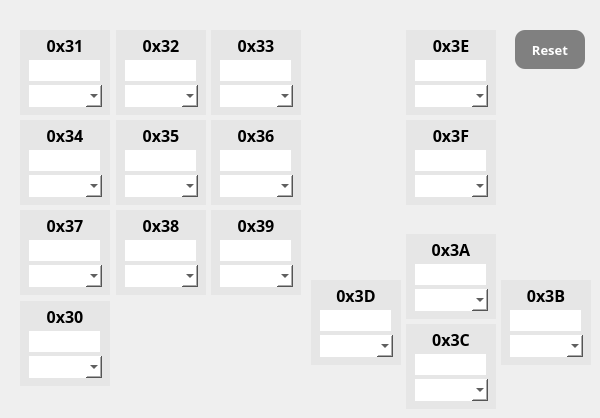
     <widget class="QWidget" name="keyset30">
      <attribute name="title">
       <string>30</string>
      </attribute>
      <widget class="QLineEdit" name="le_key3D">
       <property name="geometry">
        <rect>
         <x>320</x>
         <y>310</y>
         <width>71</width>
         <height>21</height>
        </rect>
       </property>
       <property name="styleSheet">
        <string notr="true">background-color: white;
border: none;</string>
       </property>
      </widget>
      <widget class="QLineEdit" name="le_key33">
       <property name="geometry">
        <rect>
         <x>220</x>
         <y>60</y>
         <width>71</width>
         <height>21</height>
        </rect>
       </property>
       <property name="styleSheet">
        <string notr="true">background-color: white;
border: none;</string>
       </property>
      </widget>
      <widget class="QLineEdit" name="le_key3F">
       <property name="geometry">
        <rect>
         <x>415</x>
         <y>150</y>
         <width>71</width>
         <height>21</height>
        </rect>
       </property>
       <property name="styleSheet">
        <string notr="true">background-color: white;
border: none;</string>
       </property>
      </widget>
      <widget class="QLineEdit" name="le_key37">
       <property name="geometry">
        <rect>
         <x>29</x>
         <y>240</y>
         <width>71</width>
         <height>21</height>
        </rect>
       </property>
       <property name="styleSheet">
        <string notr="true">background-color: white;
border: none;</string>
       </property>
      </widget>
      <widget class="QComboBox" name="cb_key3B">
       <property name="geometry">
        <rect>
         <x>510</x>
         <y>335</y>
         <width>73</width>
         <height>22</height>
        </rect>
       </property>
       <property name="styleSheet">
        <string notr="true">background-color: white;
border: none;
color : black;
combobox-popup : 0;</string>
       </property>
      </widget>
      <widget class="QLineEdit" name="le_key32">
       <property name="geometry">
        <rect>
         <x>125</x>
         <y>60</y>
         <width>71</width>
         <height>21</height>
        </rect>
       </property>
       <property name="styleSheet">
        <string notr="true">background-color: white;
border: none;</string>
       </property>
      </widget>
      <widget class="QPushButton" name="pb_key31">
       <property name="geometry">
        <rect>
         <x>20</x>
         <y>30</y>
         <width>90</width>
         <height>85</height>
        </rect>
       </property>
       <property name="font">
        <font>
         <family>TakaoPGothic</family>
         <pointsize>12</pointsize>
         <weight>75</weight>
         <bold>true</bold>
        </font>
       </property>
       <property name="styleSheet">
        <string notr="true">background-color: rgb(230,230,230);
border: none;
padding: 0px 0px 55px 0px;</string>
       </property>
       <property name="text">
        <string>0x31</string>
       </property>
      </widget>
      <widget class="QLineEdit" name="le_key3B">
       <property name="geometry">
        <rect>
         <x>510</x>
         <y>310</y>
         <width>71</width>
         <height>21</height>
        </rect>
       </property>
       <property name="styleSheet">
        <string notr="true">background-color: white;
border: none;</string>
       </property>
      </widget>
      <widget class="QPushButton" name="pb_key3E">
       <property name="geometry">
        <rect>
         <x>406</x>
         <y>30</y>
         <width>90</width>
         <height>85</height>
        </rect>
       </property>
       <property name="font">
        <font>
         <family>TakaoPGothic</family>
         <pointsize>12</pointsize>
         <weight>75</weight>
         <bold>true</bold>
        </font>
       </property>
       <property name="styleSheet">
        <string notr="true">background-color: rgb(230,230,230);
border: none;
padding: 0px 0px 55px 0px;</string>
       </property>
       <property name="text">
        <string>0x3E</string>
       </property>
      </widget>
      <widget class="QPushButton" name="pb_key32">
       <property name="geometry">
        <rect>
         <x>116</x>
         <y>30</y>
         <width>90</width>
         <height>85</height>
        </rect>
       </property>
       <property name="font">
        <font>
         <family>TakaoPGothic</family>
         <pointsize>12</pointsize>
         <weight>75</weight>
         <bold>true</bold>
        </font>
       </property>
       <property name="styleSheet">
        <string notr="true">background-color: rgb(230,230,230);
border: none;
padding: 0px 0px 55px 0px;</string>
       </property>
       <property name="text">
        <string>0x32</string>
       </property>
      </widget>
      <widget class="QPushButton" name="pb_key30">
       <property name="geometry">
        <rect>
         <x>20</x>
         <y>301</y>
         <width>90</width>
         <height>85</height>
        </rect>
       </property>
       <property name="font">
        <font>
         <family>TakaoPGothic</family>
         <pointsize>12</pointsize>
         <weight>75</weight>
         <bold>true</bold>
        </font>
       </property>
       <property name="styleSheet">
        <string notr="true">background-color: rgb(230,230,230);
border: none;
padding: 0px 0px 55px 0px;</string>
       </property>
       <property name="text">
        <string>0x30</string>
       </property>
      </widget>
      <widget class="QPushButton" name="pb_key38">
       <property name="geometry">
        <rect>
         <x>116</x>
         <y>210</y>
         <width>90</width>
         <height>85</height>
        </rect>
       </property>
       <property name="font">
        <font>
         <family>TakaoPGothic</family>
         <pointsize>12</pointsize>
         <weight>75</weight>
         <bold>true</bold>
        </font>
       </property>
       <property name="styleSheet">
        <string notr="true">background-color: rgb(230,230,230);
border: none;
padding: 0px 0px 55px 0px;</string>
       </property>
       <property name="text">
        <string>0x38</string>
       </property>
      </widget>
      <widget class="QComboBox" name="cb_key3F">
       <property name="geometry">
        <rect>
         <x>415</x>
         <y>175</y>
         <width>73</width>
         <height>22</height>
        </rect>
       </property>
       <property name="styleSheet">
        <string notr="true">background-color: white;
border: none;
color : black;
combobox-popup : 0;</string>
       </property>
      </widget>
      <widget class="QComboBox" name="cb_key3A">
       <property name="geometry">
        <rect>
         <x>415</x>
         <y>289</y>
         <width>73</width>
         <height>22</height>
        </rect>
       </property>
       <property name="styleSheet">
        <string notr="true">background-color: white;
border: none;
color : black;
combobox-popup : 0;</string>
       </property>
      </widget>
      <widget class="QPushButton" name="pb_key3C">
       <property name="geometry">
        <rect>
         <x>406</x>
         <y>324</y>
         <width>90</width>
         <height>85</height>
        </rect>
       </property>
       <property name="font">
        <font>
         <family>TakaoPGothic</family>
         <pointsize>12</pointsize>
         <weight>75</weight>
         <bold>true</bold>
        </font>
       </property>
       <property name="styleSheet">
        <string notr="true">background-color: rgb(230,230,230);
border: none;
padding: 0px 0px 55px 0px;</string>
       </property>
       <property name="text">
        <string>0x3C</string>
       </property>
      </widget>
      <widget class="QPushButton" name="pb_key3B">
       <property name="geometry">
        <rect>
         <x>501</x>
         <y>280</y>
         <width>90</width>
         <height>85</height>
        </rect>
       </property>
       <property name="font">
        <font>
         <family>TakaoPGothic</family>
         <pointsize>12</pointsize>
         <weight>75</weight>
         <bold>true</bold>
        </font>
       </property>
       <property name="styleSheet">
        <string notr="true">background-color: rgb(230,230,230);
border: none;
padding: 0px 0px 55px 0px;</string>
       </property>
       <property name="text">
        <string>0x3B</string>
       </property>
      </widget>
      <widget class="QPushButton" name="pb_key37">
       <property name="geometry">
        <rect>
         <x>20</x>
         <y>210</y>
         <width>90</width>
         <height>85</height>
        </rect>
       </property>
       <property name="font">
        <font>
         <family>TakaoPGothic</family>
         <pointsize>12</pointsize>
         <weight>75</weight>
         <bold>true</bold>
        </font>
       </property>
       <property name="styleSheet">
        <string notr="true">background-color: rgb(230,230,230);
border: none;
padding: 0px 0px 55px 0px;</string>
       </property>
       <property name="text">
        <string>0x37</string>
       </property>
      </widget>
      <widget class="QLineEdit" name="le_key38">
       <property name="geometry">
        <rect>
         <x>125</x>
         <y>240</y>
         <width>71</width>
         <height>21</height>
        </rect>
       </property>
       <property name="styleSheet">
        <string notr="true">background-color: white;
border: none;</string>
       </property>
      </widget>
      <widget class="QLineEdit" name="le_key35">
       <property name="geometry">
        <rect>
         <x>125</x>
         <y>150</y>
         <width>71</width>
         <height>21</height>
        </rect>
       </property>
       <property name="styleSheet">
        <string notr="true">background-color: white;
border: none;</string>
       </property>
      </widget>
      <widget class="QLineEdit" name="le_key39">
       <property name="geometry">
        <rect>
         <x>220</x>
         <y>240</y>
         <width>71</width>
         <height>21</height>
        </rect>
       </property>
       <property name="styleSheet">
        <string notr="true">background-color: white;
border: none;</string>
       </property>
      </widget>
      <widget class="QComboBox" name="cb_key33">
       <property name="geometry">
        <rect>
         <x>220</x>
         <y>85</y>
         <width>73</width>
         <height>22</height>
        </rect>
       </property>
       <property name="styleSheet">
        <string notr="true">background-color: white;
border: none;
color : black;
combobox-popup : 0;</string>
       </property>
      </widget>
      <widget class="QLineEdit" name="le_key36">
       <property name="geometry">
        <rect>
         <x>220</x>
         <y>150</y>
         <width>71</width>
         <height>21</height>
        </rect>
       </property>
       <property name="styleSheet">
        <string notr="true">background-color: white;
border: none;</string>
       </property>
      </widget>
      <widget class="QComboBox" name="cb_key3C">
       <property name="geometry">
        <rect>
         <x>415</x>
         <y>379</y>
         <width>73</width>
         <height>22</height>
        </rect>
       </property>
       <property name="styleSheet">
        <string notr="true">background-color: white;
border: none;
color : black;
combobox-popup : 0;</string>
       </property>
      </widget>
      <widget class="QPushButton" name="pb_key3D">
       <property name="geometry">
        <rect>
         <x>311</x>
         <y>280</y>
         <width>90</width>
         <height>85</height>
        </rect>
       </property>
       <property name="font">
        <font>
         <family>TakaoPGothic</family>
         <pointsize>12</pointsize>
         <weight>75</weight>
         <bold>true</bold>
        </font>
       </property>
       <property name="styleSheet">
        <string notr="true">background-color: rgb(230,230,230);
border: none;
padding: 0px 0px 55px 0px;</string>
       </property>
       <property name="text">
        <string>0x3D</string>
       </property>
      </widget>
      <widget class="QComboBox" name="cb_key31">
       <property name="geometry">
        <rect>
         <x>29</x>
         <y>85</y>
         <width>73</width>
         <height>22</height>
        </rect>
       </property>
       <property name="styleSheet">
        <string notr="true">background-color: white;
border: none;
color : black;
combobox-popup : 0;</string>
       </property>
      </widget>
      <widget class="QComboBox" name="cb_key37">
       <property name="geometry">
        <rect>
         <x>29</x>
         <y>265</y>
         <width>73</width>
         <height>22</height>
        </rect>
       </property>
       <property name="styleSheet">
        <string notr="true">background-color: white;
border: none;
color : black;
combobox-popup : 0;</string>
       </property>
      </widget>
      <widget class="QPushButton" name="pb_key34">
       <property name="geometry">
        <rect>
         <x>20</x>
         <y>120</y>
         <width>90</width>
         <height>85</height>
        </rect>
       </property>
       <property name="font">
        <font>
         <family>TakaoPGothic</family>
         <pointsize>12</pointsize>
         <weight>75</weight>
         <bold>true</bold>
        </font>
       </property>
       <property name="styleSheet">
        <string notr="true">background-color: rgb(230,230,230);
border: none;
padding: 0px 0px 55px 0px;</string>
       </property>
       <property name="text">
        <string>0x34</string>
       </property>
      </widget>
      <widget class="QLineEdit" name="le_key3A">
       <property name="geometry">
        <rect>
         <x>415</x>
         <y>264</y>
         <width>71</width>
         <height>21</height>
        </rect>
       </property>
       <property name="styleSheet">
        <string notr="true">background-color: white;
border: none;</string>
       </property>
      </widget>
      <widget class="QLineEdit" name="le_key31">
       <property name="geometry">
        <rect>
         <x>29</x>
         <y>60</y>
         <width>71</width>
         <height>21</height>
        </rect>
       </property>
       <property name="styleSheet">
        <string notr="true">background-color: white;
border: none;</string>
       </property>
      </widget>
      <widget class="QComboBox" name="cb_key30">
       <property name="geometry">
        <rect>
         <x>29</x>
         <y>356</y>
         <width>73</width>
         <height>22</height>
        </rect>
       </property>
       <property name="styleSheet">
        <string notr="true">background-color: white;
border: none;
color : black;
combobox-popup : 0;</string>
       </property>
      </widget>
      <widget class="QPushButton" name="pb_key36">
       <property name="geometry">
        <rect>
         <x>211</x>
         <y>120</y>
         <width>90</width>
         <height>85</height>
        </rect>
       </property>
       <property name="font">
        <font>
         <family>TakaoPGothic</family>
         <pointsize>12</pointsize>
         <weight>75</weight>
         <bold>true</bold>
        </font>
       </property>
       <property name="styleSheet">
        <string notr="true">background-color: rgb(230,230,230);
border: none;
padding: 0px 0px 55px 0px;</string>
       </property>
       <property name="text">
        <string>0x36</string>
       </property>
      </widget>
      <widget class="QComboBox" name="cb_key35">
       <property name="geometry">
        <rect>
         <x>125</x>
         <y>175</y>
         <width>73</width>
         <height>22</height>
        </rect>
       </property>
       <property name="styleSheet">
        <string notr="true">background-color: white;
border: none;
color : black;
combobox-popup : 0;</string>
       </property>
      </widget>
      <widget class="QPushButton" name="pb_key33">
       <property name="geometry">
        <rect>
         <x>211</x>
         <y>30</y>
         <width>90</width>
         <height>85</height>
        </rect>
       </property>
       <property name="font">
        <font>
         <family>TakaoPGothic</family>
         <pointsize>12</pointsize>
         <weight>75</weight>
         <bold>true</bold>
        </font>
       </property>
       <property name="styleSheet">
        <string notr="true">background-color: rgb(230,230,230);
border: none;
padding: 0px 0px 55px 0px;</string>
       </property>
       <property name="text">
        <string>0x33</string>
       </property>
      </widget>
      <widget class="QPushButton" name="pb_reset_keyset30">
       <property name="geometry">
        <rect>
         <x>515</x>
         <y>30</y>
         <width>70</width>
         <height>39</height>
        </rect>
       </property>
       <property name="font">
        <font>
         <family>TakaoPGothic</family>
         <pointsize>10</pointsize>
         <weight>75</weight>
         <bold>true</bold>
        </font>
       </property>
       <property name="styleSheet">
        <string notr="true">QPushButton{
	background-color: grey;
    border-radius: 10px;
	color: white
   }</string>
       </property>
       <property name="text">
        <string>Reset</string>
       </property>
      </widget>
      <widget class="QComboBox" name="cb_key3E">
       <property name="geometry">
        <rect>
         <x>415</x>
         <y>85</y>
         <width>73</width>
         <height>22</height>
        </rect>
       </property>
       <property name="styleSheet">
        <string notr="true">background-color: white;
border: none;
color : black;
combobox-popup : 0;</string>
       </property>
      </widget>
      <widget class="QComboBox" name="cb_key32">
       <property name="geometry">
        <rect>
         <x>125</x>
         <y>85</y>
         <width>73</width>
         <height>22</height>
        </rect>
       </property>
       <property name="styleSheet">
        <string notr="true">background-color: white;
border: none;
color : black;
combobox-popup : 0;</string>
       </property>
      </widget>
      <widget class="QComboBox" name="cb_key38">
       <property name="geometry">
        <rect>
         <x>125</x>
         <y>265</y>
         <width>73</width>
         <height>22</height>
        </rect>
       </property>
       <property name="styleSheet">
        <string notr="true">background-color: white;
border: none;
color : black;
combobox-popup : 0;</string>
       </property>
      </widget>
      <widget class="QPushButton" name="pb_key3F">
       <property name="geometry">
        <rect>
         <x>406</x>
         <y>120</y>
         <width>90</width>
         <height>85</height>
        </rect>
       </property>
       <property name="font">
        <font>
         <family>TakaoPGothic</family>
         <pointsize>12</pointsize>
         <weight>75</weight>
         <bold>true</bold>
        </font>
       </property>
       <property name="styleSheet">
        <string notr="true">background-color: rgb(230,230,230);
border: none;
padding: 0px 0px 55px 0px;</string>
       </property>
       <property name="text">
        <string>0x3F</string>
       </property>
      </widget>
      <widget class="QLineEdit" name="le_key30">
       <property name="geometry">
        <rect>
         <x>29</x>
         <y>331</y>
         <width>71</width>
         <height>21</height>
        </rect>
       </property>
       <property name="styleSheet">
        <string notr="true">background-color: white;
border: none;</string>
       </property>
      </widget>
      <widget class="QPushButton" name="pb_key35">
       <property name="geometry">
        <rect>
         <x>116</x>
         <y>120</y>
         <width>90</width>
         <height>85</height>
        </rect>
       </property>
       <property name="font">
        <font>
         <family>TakaoPGothic</family>
         <pointsize>12</pointsize>
         <weight>75</weight>
         <bold>true</bold>
        </font>
       </property>
       <property name="styleSheet">
        <string notr="true">background-color: rgb(230,230,230);
border: none;
padding: 0px 0px 55px 0px;</string>
       </property>
       <property name="text">
        <string>0x35</string>
       </property>
      </widget>
      <widget class="QLineEdit" name="le_key3C">
       <property name="geometry">
        <rect>
         <x>415</x>
         <y>354</y>
         <width>71</width>
         <height>21</height>
        </rect>
       </property>
       <property name="styleSheet">
        <string notr="true">background-color: white;
border: none;</string>
       </property>
      </widget>
      <widget class="QPushButton" name="pb_key39">
       <property name="geometry">
        <rect>
         <x>211</x>
         <y>210</y>
         <width>90</width>
         <height>85</height>
        </rect>
       </property>
       <property name="font">
        <font>
         <family>TakaoPGothic</family>
         <pointsize>12</pointsize>
         <weight>75</weight>
         <bold>true</bold>
        </font>
       </property>
       <property name="styleSheet">
        <string notr="true">background-color: rgb(230,230,230);
border: none;
padding: 0px 0px 55px 0px;</string>
       </property>
       <property name="text">
        <string>0x39</string>
       </property>
      </widget>
      <widget class="QComboBox" name="cb_key34">
       <property name="geometry">
        <rect>
         <x>29</x>
         <y>175</y>
         <width>73</width>
         <height>22</height>
        </rect>
       </property>
       <property name="styleSheet">
        <string notr="true">background-color: white;
border: none;
color : black;
combobox-popup : 0;</string>
       </property>
      </widget>
      <widget class="QLineEdit" name="le_key34">
       <property name="geometry">
        <rect>
         <x>29</x>
         <y>150</y>
         <width>71</width>
         <height>21</height>
        </rect>
       </property>
       <property name="styleSheet">
        <string notr="true">background-color: white;
border: none;</string>
       </property>
       <property name="text">
        <string/>
       </property>
      </widget>
      <widget class="QLineEdit" name="le_key3E">
       <property name="geometry">
        <rect>
         <x>415</x>
         <y>60</y>
         <width>71</width>
         <height>21</height>
        </rect>
       </property>
       <property name="styleSheet">
        <string notr="true">background-color: white;
border: none;</string>
       </property>
      </widget>
      <widget class="QPushButton" name="pb_key3A">
       <property name="geometry">
        <rect>
         <x>406</x>
         <y>234</y>
         <width>90</width>
         <height>85</height>
        </rect>
       </property>
       <property name="font">
        <font>
         <family>TakaoPGothic</family>
         <pointsize>12</pointsize>
         <weight>75</weight>
         <bold>true</bold>
        </font>
       </property>
       <property name="styleSheet">
        <string notr="true">background-color: rgb(230,230,230);
border: none;
padding: 0px 0px 55px 0px;</string>
       </property>
       <property name="text">
        <string>0x3A</string>
       </property>
      </widget>
      <widget class="QComboBox" name="cb_key3D">
       <property name="geometry">
        <rect>
         <x>320</x>
         <y>335</y>
         <width>73</width>
         <height>22</height>
        </rect>
       </property>
       <property name="styleSheet">
        <string notr="true">background-color: white;
border: none;
color : black;
combobox-popup : 0;</string>
       </property>
      </widget>
      <widget class="QComboBox" name="cb_key36">
       <property name="geometry">
        <rect>
         <x>220</x>
         <y>175</y>
         <width>73</width>
         <height>22</height>
        </rect>
       </property>
       <property name="styleSheet">
        <string notr="true">background-color: white;
border: none;
color : black;
combobox-popup : 0;</string>
       </property>
      </widget>
      <widget class="QComboBox" name="cb_key39">
       <property name="geometry">
        <rect>
         <x>220</x>
         <y>265</y>
         <width>73</width>
         <height>22</height>
        </rect>
       </property>
       <property name="styleSheet">
        <string notr="true">background-color: white;
border: none;
color : black;
combobox-popup : 0;</string>
       </property>
      </widget>
      <zorder>pb_key3D</zorder>
      <zorder>pb_key3B</zorder>
      <zorder>pb_key3A</zorder>
      <zorder>pb_key3F</zorder>
      <zorder>pb_key39</zorder>
      <zorder>pb_key37</zorder>
      <zorder>pb_key36</zorder>
      <zorder>pb_key35</zorder>
      <zorder>pb_key33</zorder>
      <zorder>pb_key32</zorder>
      <zorder>le_key3D</zorder>
      <zorder>le_key33</zorder>
      <zorder>le_key3F</zorder>
      <zorder>le_key37</zorder>
      <zorder>cb_key3B</zorder>
      <zorder>le_key32</zorder>
      <zorder>pb_key31</zorder>
      <zorder>le_key3B</zorder>
      <zorder>pb_key3E</zorder>
      <zorder>pb_key30</zorder>
      <zorder>pb_key38</zorder>
      <zorder>cb_key3F</zorder>
      <zorder>cb_key3A</zorder>
      <zorder>pb_key3C</zorder>
      <zorder>le_key38</zorder>
      <zorder>le_key35</zorder>
      <zorder>le_key39</zorder>
      <zorder>cb_key33</zorder>
      <zorder>le_key36</zorder>
      <zorder>cb_key3C</zorder>
      <zorder>cb_key31</zorder>
      <zorder>cb_key37</zorder>
      <zorder>pb_key34</zorder>
      <zorder>le_key3A</zorder>
      <zorder>le_key31</zorder>
      <zorder>cb_key30</zorder>
      <zorder>cb_key35</zorder>
      <zorder>pb_reset_keyset30</zorder>
      <zorder>cb_key3E</zorder>
      <zorder>cb_key32</zorder>
      <zorder>cb_key38</zorder>
      <zorder>le_key30</zorder>
      <zorder>le_key3C</zorder>
      <zorder>cb_key34</zorder>
      <zorder>le_key34</zorder>
      <zorder>le_key3E</zorder>
      <zorder>cb_key3D</zorder>
      <zorder>cb_key36</zorder>
      <zorder>cb_key39</zorder>
     </widget>
